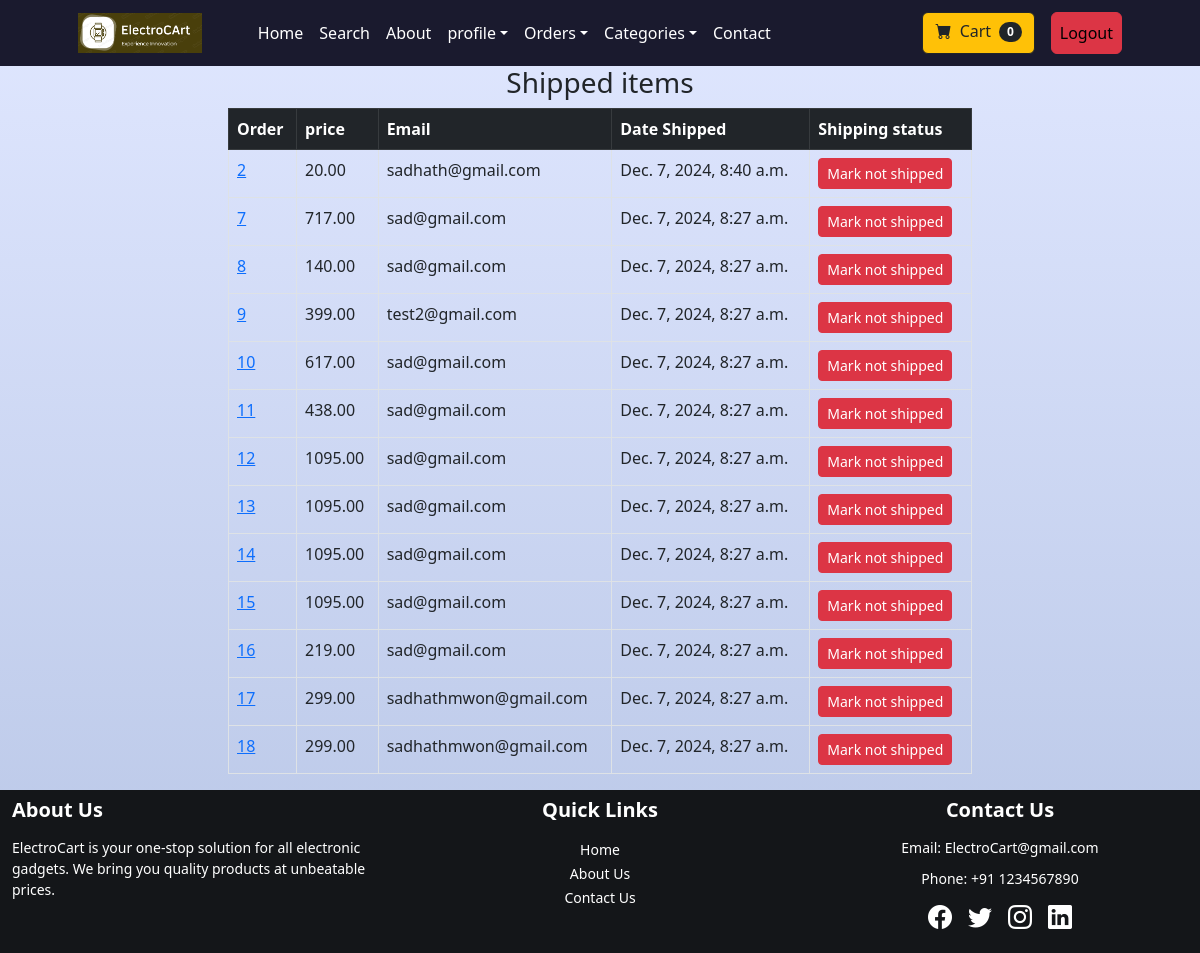
Page /shipped_dash/ (signed in) on the committed database.
### payment/models.py (models this page shows, shortened)
class Order(models.Model):
    user = models.ForeignKey(User, on_delete=models.CASCADE, null=True, blank=True)
    full_name = models.CharField(max_length=255)
    email = models.EmailField(max_length=255)
    shipping_address = models.TextField(max_length=15000)
    amount_pay = models.DecimalField(max_digits=10,decimal_places=2)
    date_ordered = models.DateTimeField(auto_now_add=True)
    shipped = models.BooleanField(default=False)
    date_shipped = models.DateTimeField(blank=True, null=True)
    invoice = models.CharField(max_length=250,null=True,blank=True)
    paid = models.BooleanField(default=False)

### payment/views.py (the view, shortened to what this page needs)
# urls.py: path('shipped_dash/',views.shipped_dash, name = 'shipped_dash'),
def shipped_dash(request):
    if request.user.is_authenticated and request.user.is_superuser:
        orders = Order.objects.filter(shipped=True)
        return render(request, "shipped_dash.html", {'orders': orders})
    else:
        messages.error(request, "Access denied")
        return redirect('home')

### cart/cart.py (called while the page is built)
    def __len__(self):
        return len(self.cart)

### cart/context_processors.py (called while the page is built)
def cart(request):
    return {'cart':Cart(request)}

### templates/shipped_dash.html (shortened to what this page needs)
{% extends "base.html" %}
{% block content %}
<div class="container">
    <div class="row">
        <center>
            <div class="col-8">
        <h3>Shipped items</h3>
        <table class="table table-hover table-bordered">
                <thead class="table-dark">
                  <tr>
                    <th scope="col">Order</th>
                    <th scope="col">price</th>
                    <th scope="col">Email</th>
                    <th scope="col">Date Shipped</th>
                    <th scope="col">Shipping status</th>
                  </tr>
                </thead>
                <tbody>
                {% for order in orders %}
                  <tr>
                    <td><a href="{% url 'orders' order.id %}">{{order.id}}</td>
                    <td>{{order.amount_pay}}</td>
                    <td>{{order.email}}</td>
                    <td>{{order.date_shipped}}</td>
                    <td>
                      <form method="POST">{% csrf_token %}
                        <button type="submit" class="btn btn-danger btn-sm">Mark not shipped</button>
                      </form>
                    </td>
                  </tr>
                {% endfor %}
                </tbody>
          </table>
            </div>
        </center>
    </div>
</div>
{% endblock content %}

### rows in the picture
Order: id "2", amount_pay "20.00", email "sadhath@gmail.com", date_shipped "Dec. 7, 2024, 8:40 a.m."
Order: id "7", amount_pay "717.00", email "sad@gmail.com", date_shipped "Dec. 7, 2024, 8:27 a.m."
Order: id "8", amount_pay "140.00", email "sad@gmail.com", date_shipped "Dec. 7, 2024, 8:27 a.m."
Order: id "9", amount_pay "399.00", email "test2@gmail.com", date_shipped "Dec. 7, 2024, 8:27 a.m."
Order: id "10", amount_pay "617.00", email "sad@gmail.com", date_shipped "Dec. 7, 2024, 8:27 a.m."
Order: id "11", amount_pay "438.00", email "sad@gmail.com", date_shipped "Dec. 7, 2024, 8:27 a.m."
Order: id "12", amount_pay "1095.00", email "sad@gmail.com", date_shipped "Dec. 7, 2024, 8:27 a.m."
Order: id "13", amount_pay "1095.00", email "sad@gmail.com", date_shipped "Dec. 7, 2024, 8:27 a.m."
Order: id "14", amount_pay "1095.00", email "sad@gmail.com", date_shipped "Dec. 7, 2024, 8:27 a.m."
Order: id "15", amount_pay "1095.00", email "sad@gmail.com", date_shipped "Dec. 7, 2024, 8:27 a.m."
Order: id "16", amount_pay "219.00", email "sad@gmail.com", date_shipped "Dec. 7, 2024, 8:27 a.m."
Order: id "17", amount_pay "299.00", email "sadhathmwon@gmail.com", date_shipped "Dec. 7, 2024, 8:27 a.m."
Order: id "18", amount_pay "299.00", email "sadhathmwon@gmail.com", date_shipped "Dec. 7, 2024, 8:27 a.m."

### other values in the picture
{{ cart|length }} "0"
